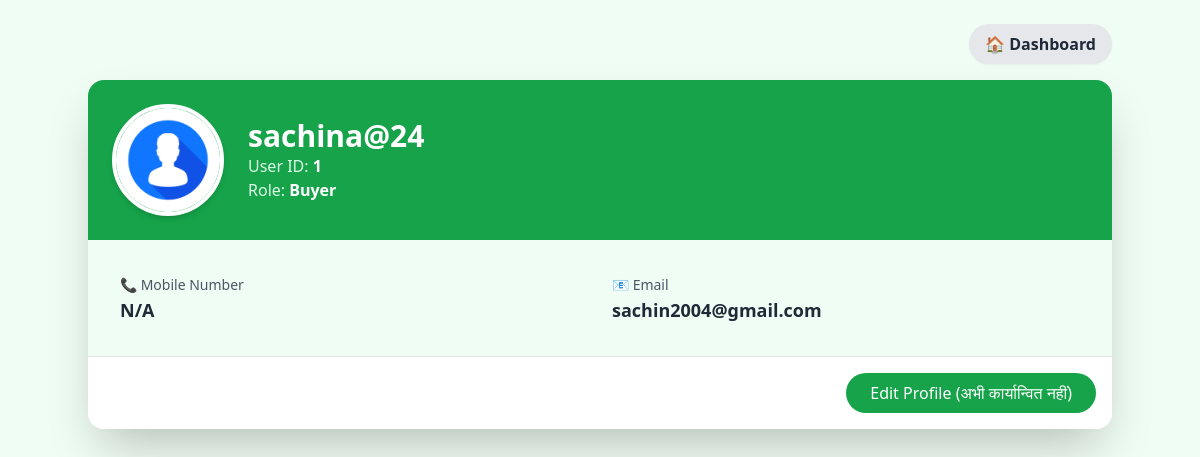
The page /profile/ (signed in) on the database its author committed.
### core/models.py (models this page shows, shortened)
class CustomUser(AbstractUser):
    USER_ROLES = (
        ('buyer', 'Buyer'),
        ('farmer', 'Farmer'),
    )
    role = models.CharField(max_length=10, choices=USER_ROLES, default='buyer')
    phone_number = models.CharField(max_length=15, unique=True, blank=True, null=True)
    village = models.CharField(max_length=100, blank=True, null=True)
    crops_grown = models.TextField(blank=True, null=True) # केवल किसानों के लिए
    bio = models.TextField(blank=True, null=True) # केवल किसानों के लिए

### core/views.py (the view)
# urls.py: path('profile/', views.profile_view, name='profile'), # प्रोफ़ाइल पेज (profile.html)
@login_required # यह सुनिश्चित करता है कि केवल लॉग इन उपयोगकर्ता ही इस पेज तक पहुँच सकें
def profile_view(request):
    return render(request, 'core/profile.html', {'user_profile': request.user})

### core/templates/core/profile.html (shortened to what this page needs)
{% load static %}
<!DOCTYPE html>
<html lang="en">
<head>
  <script src="https://cdn.tailwindcss.com"></script>
</head>
<body class="bg-green-50 min-h-screen p-6 font-sans">
  <div class="max-w-5xl mx-auto mb-4 flex justify-end">
    <a href="{% url 'home' %}" class="bg-gray-200 hover:bg-gray-300 text-gray-800 font-semibold px-4 py-2 rounded-full shadow-sm transition">
      🏠 Dashboard
    </a>
  </div>
  <div class="max-w-5xl mx-auto bg-white shadow-2xl rounded-2xl overflow-hidden">
    <div class="bg-green-600 p-6 flex items-center gap-6">
      <img src="{% static 'core/profile.jpg' %}" alt="Farmer Photo" class="w-28 h-28 rounded-full border-4 border-white shadow-md" />
      <div>
        <h1 class="text-3xl font-bold text-white">{{ user_profile.username }}</h1>
        <p class="text-green-100">User ID: <span class="font-semibold text-white">{{ user_profile.id }}</span></p>
        <p class="text-green-100">Role: <span class="font-semibold text-white">{{ user_profile.get_role_display }}</span></p>
      </div>
    </div>
    <div class="grid grid-cols-1 md:grid-cols-2 gap-6 p-8 bg-green-50">
      <div>
        <label class="text-gray-600 text-sm">📞 Mobile Number</label>
        <p class="text-lg font-semibold text-gray-800">{{ user_profile.phone_number|default:"N/A" }}</p>
      </div>
      <div>
        <label class="text-gray-600 text-sm">📧 Email</label>
        <p class="text-lg font-semibold text-gray-800">{{ user_profile.email|default:"N/A" }}</p>
      </div>
    </div>
    <div class="bg-white p-4 flex justify-end border-t">
      <button class="bg-green-600 hover:bg-green-700 text-white px-6 py-2 rounded-full transition">Edit Profile (अभी कार्यान्वित नहीं)</button>
    </div>
  </div>
</body>
</html>

### rows shown on the page
CustomUser: username "sachina@24", id "1", role "Buyer", phone_number "N/A", email "sachin2004@gmail.com"
